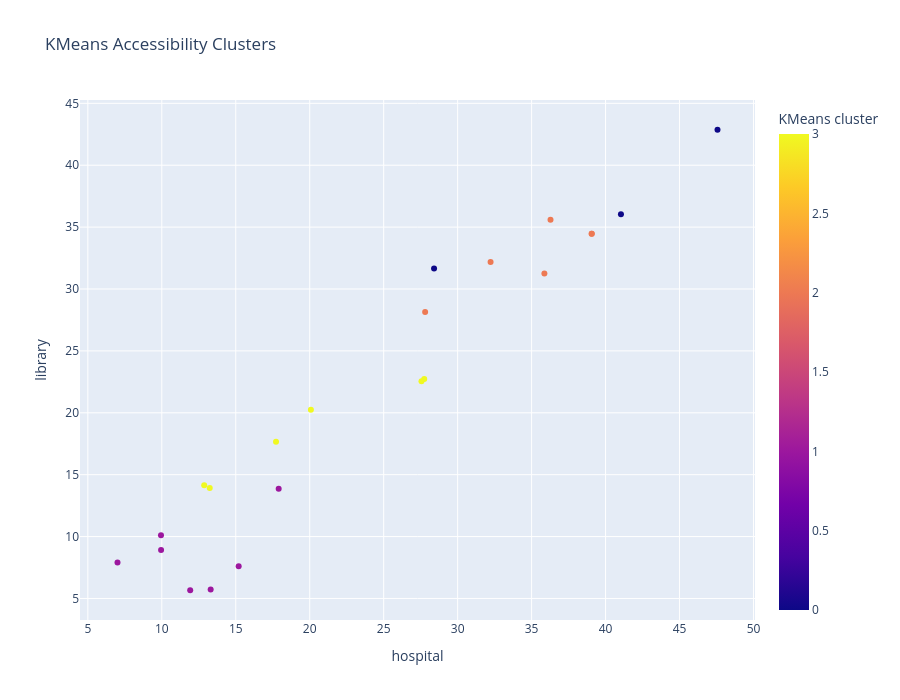

The code cell stored with this chart in its notebook:
### Markdown cell above
### 9. KMeans Cluster Visualization ###

### Code cell
if KMEANS_PATH.exists():
    
    kmeans = pd.read_csv(KMEANS_PATH)

    print("KMeans columns:")
    print(kmeans.columns.tolist())

    if "cluster_kmeans" in kmeans.columns:

        cluster_column = "cluster_kmeans"

        numeric_columns = [
            column
            for column in kmeans.columns
            if pd.api.types.is_numeric_dtype(kmeans[column])
            and column != cluster_column
        ]

        if len(numeric_columns) >= 2:

            x_column = numeric_columns[0]
            y_column = numeric_columns[1]

            fig = px.scatter(
                kmeans,
                x=x_column,
                y=y_column,
                color=cluster_column.astype(str)
                if hasattr(cluster_column, "astype")
                else cluster_column,
                title="KMeans Accessibility Clusters",
                labels={
                    x_column: x_column,
                    y_column: y_column,
                    cluster_column: "KMeans cluster",
                },
                hover_data=kmeans.columns.tolist(),
            )

            fig.update_layout(
                height=700,
            )

            fig.show()

            fig.write_html(
                MAP_DIR / "kmeans_clusters.html",
                include_plotlyjs="cdn",
            )

else:
    print("KMeans profile file not found.")

### Figure 1 — Plotly figure (JSON) as saved in the notebook; plotly's stock layout.template omitted (floating-point values rounded to 4 significant figures)
{"data": [{"customdata": [[21.23, 7.85, 22.48, 2.0], [20.71, 14.05, 24.14, 2.0], [17.51, 10.85, 20.94, 2.0], [20.71, 14.05, 24.14, 2.0], [4.256, 1.383, 6.745, 1.0], [2.655, 3.412, 6.368, 1.0], [11.72, 6.126, 26.87, 3.0], [24.29, 12.11, 25.9, 2.0], [17.54, 11.65, 18.8, 2.0], [9.65, 11.79, 10.9, 3.0], [3.859, 8.623, 15.93, 1.0], [3.515, 7.775, 2.078, 1.0], [2.71, 0.0, 9.78, 1.0], [23.58, 0.0, 26.12, 0.0], [29.21, 0.0, 32.64, 0.0], [10.28, 0.0, 12.82, 3.0], [10.09, 0.0, 12.63, 3.0], [4.741, 0.0, 6.381, 1.0], [8.203, 0.0, 23.35, 3.0], [7.988, 0.0, 23.14, 3.0], [21.44, 0.0, 22.69, 0.0], [6.634, 0.0, 6.016, 1.0]], "hovertemplate": "hospital=%{x}<br>library=%{y}<br>pharmacy=%{customdata[0]}<br>supermarket=%{customdata[1]}<br>train_station=%{customdata[2]}<br>KMeans cluster=%{marker.color}<extra></extra>", "legendgroup": "", "marker": {"color": [2, 2, 2, 2, 1, 1, 3, 2, 2, 3, 1, 1, 1, 0, 0, 3, 3, 1, 3, 3, 0, 1], "coloraxis": "coloraxis", "symbol": "circle"}, "mode": "markers", "name": "", "orientation": "v", "showlegend": false, "type": "scatter", "x": [32.23, 39.06, 35.87, 39.06, 11.92, 9.945, 17.72, 36.28, 27.8, 20.08, 7.005, 17.9, 9.951, 41.04, 47.57, 27.74, 27.55, 13.3, 12.87, 13.24, 28.41, 15.2], "xaxis": "x", "y": [32.18, 34.46, 31.26, 34.46, 5.663, 10.11, 17.66, 35.6, 28.14, 20.25, 7.899, 13.86, 8.906, 36.04, 42.87, 22.74, 22.55, 5.715, 14.15, 13.93, 31.66, 7.608], "yaxis": "y"}], "layout": {"coloraxis": {"colorbar": {"title": {"text": "KMeans cluster"}}, "colorscale": [[0, "#0d0887"], [0.1111, "#46039f"], [0.2222, "#7201a8"], [0.3333, "#9c179e"], [0.4444, "#bd3786"], [0.5556, "#d8576b"], [0.6667, "#ed7953"], [0.7778, "#fb9f3a"], [0.8889, "#fdca26"], [1, "#f0f921"]]}, "height": 700, "legend": {"tracegroupgap": 0}, "title": {"text": "KMeans Accessibility Clusters"}, "xaxis": {"anchor": "y", "domain": [0, 1], "title": {"text": "hospital"}}, "yaxis": {"anchor": "x", "domain": [0, 1], "title": {"text": "library"}}}}
